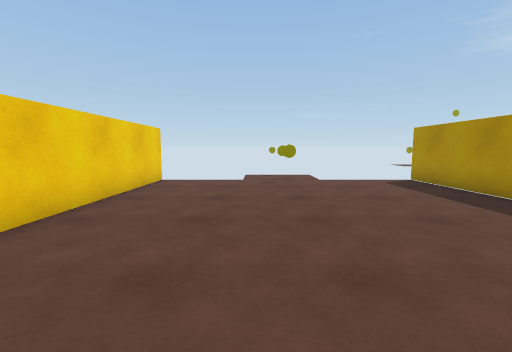
view 1 (above)

16 first-person views from a walk through a 3-D level made in the Unity game engine. The camera is 1.2 m above the floor, tilts 6° down and sees 90° across. The floor is counted in squares, 1 m on a side. Each view is taken from the middle of a square. On the plan, view 1 faces up. The plan holds only what a view shows up to about 12 squares ahead; the rest is blank. The place goes on beyond the plan. The player character is not drawn.

view 2
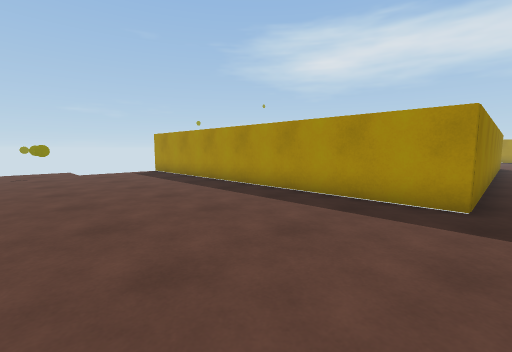

view 3
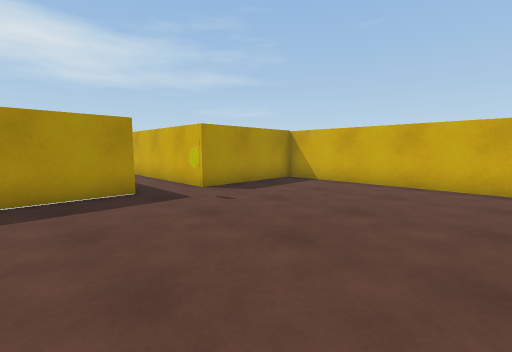

view 4
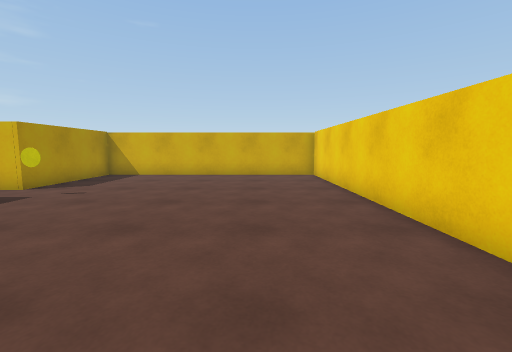

view 5
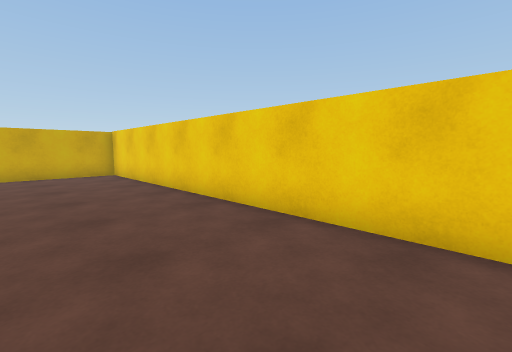

view 6
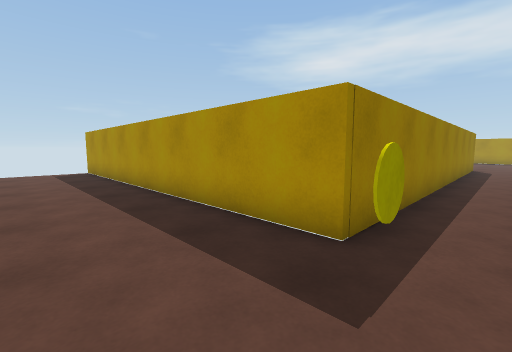

view 7
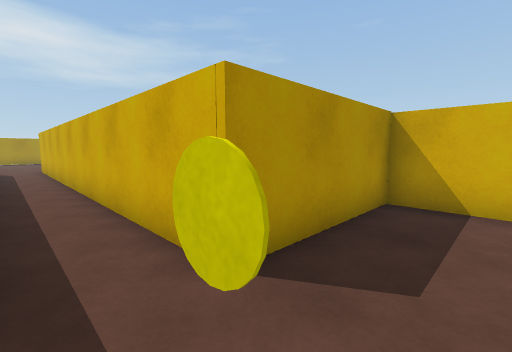

view 8
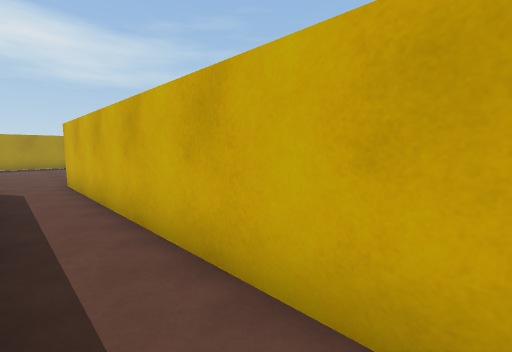

view 9
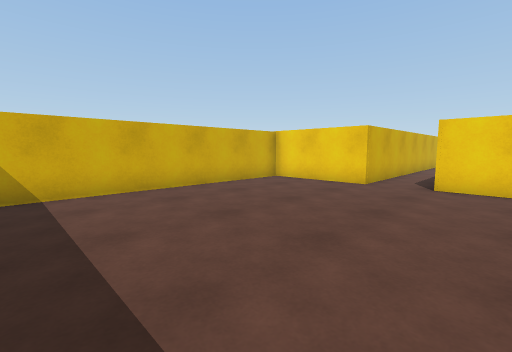

view 10
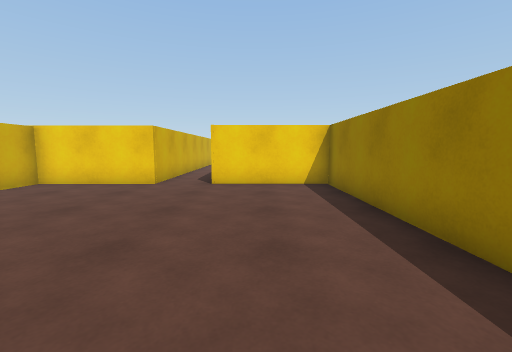

view 11
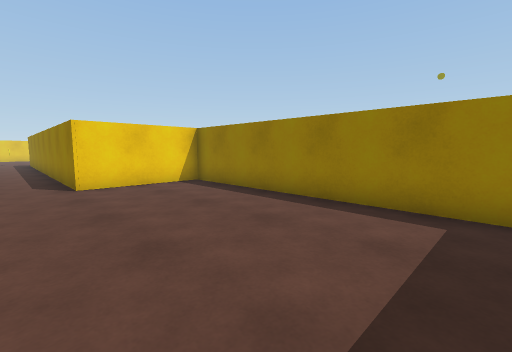

view 12
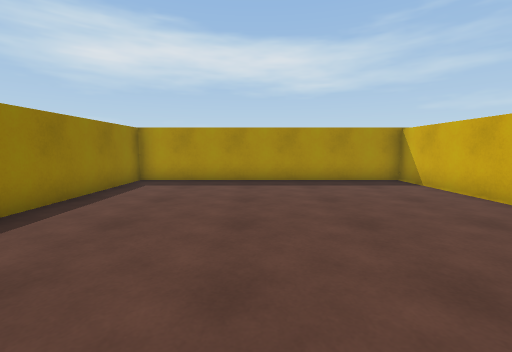

view 13
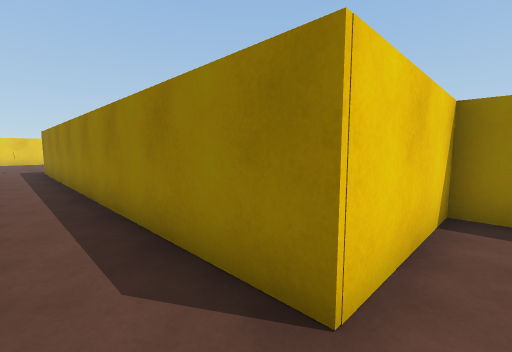

view 14
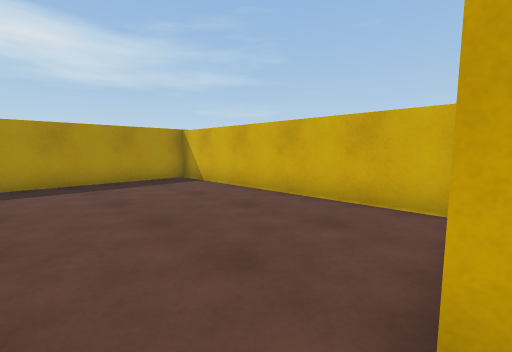

view 15
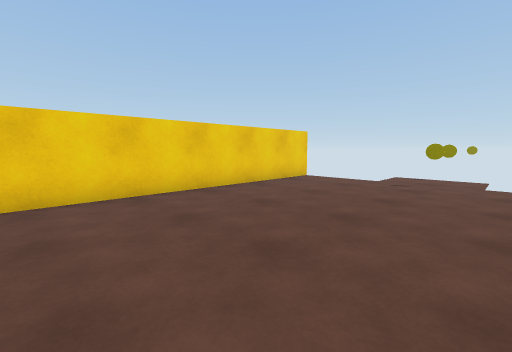

view 16
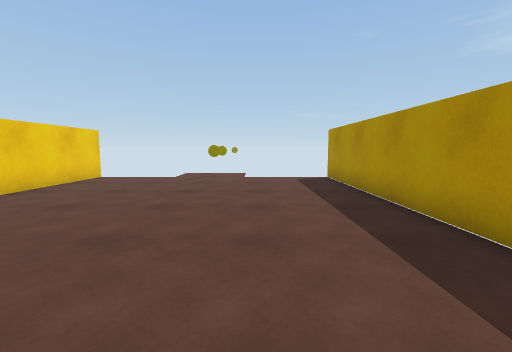

### Floor plan
Points are (right, up) in squares from view 1. A wall is a line through its corners. A room is listed if a view was taken in it or the views show most of it. See-through windows are left out.
Room 1 (views 1, 2, 3, 4, 5, 6, 7, 8, 12, 13, 14, 15, 16)
walls: (-3.7, 10.1) (-3.7, -10) (5.9, -10) (5.9, -5.5) (21.3, -5.5); (21.3, -3.5) (6.1, -3.5) (6.1, 10)
ways out: opening at (21.5, -4.5) to room 2
objects: other object (1, 10); other object (5, -4)
Room 2 (views 9, 10, 11)
walls: (21.3, -5.5) (21.3, -9.5) (30.8, -9.5) (30.8, 0.5) (21.3, 0.5) (21.3, -3.5)
ways out: opening at (21.5, -4.5) to room 1

Positions as (right, up) in squares from view 1, and headings:
1: (0, 0), facing up
2: (0, -4), facing up-right
3: (-1, -1), facing down-right
4: (-1, 2), facing down
5: (0, 3), facing down-left
6: (3, -5), facing up-right
7: (4, -4), facing down-right
8: (11, -4), facing down-right
9: (30, -2), facing down-left
10: (30, -2), facing left
11: (30, -5), facing up-left
12: (21, -4), facing right
13: (22, -5), facing up-left
14: (21, -4), facing down-right
15: (3, 0), facing up-left
16: (3, -1), facing up
